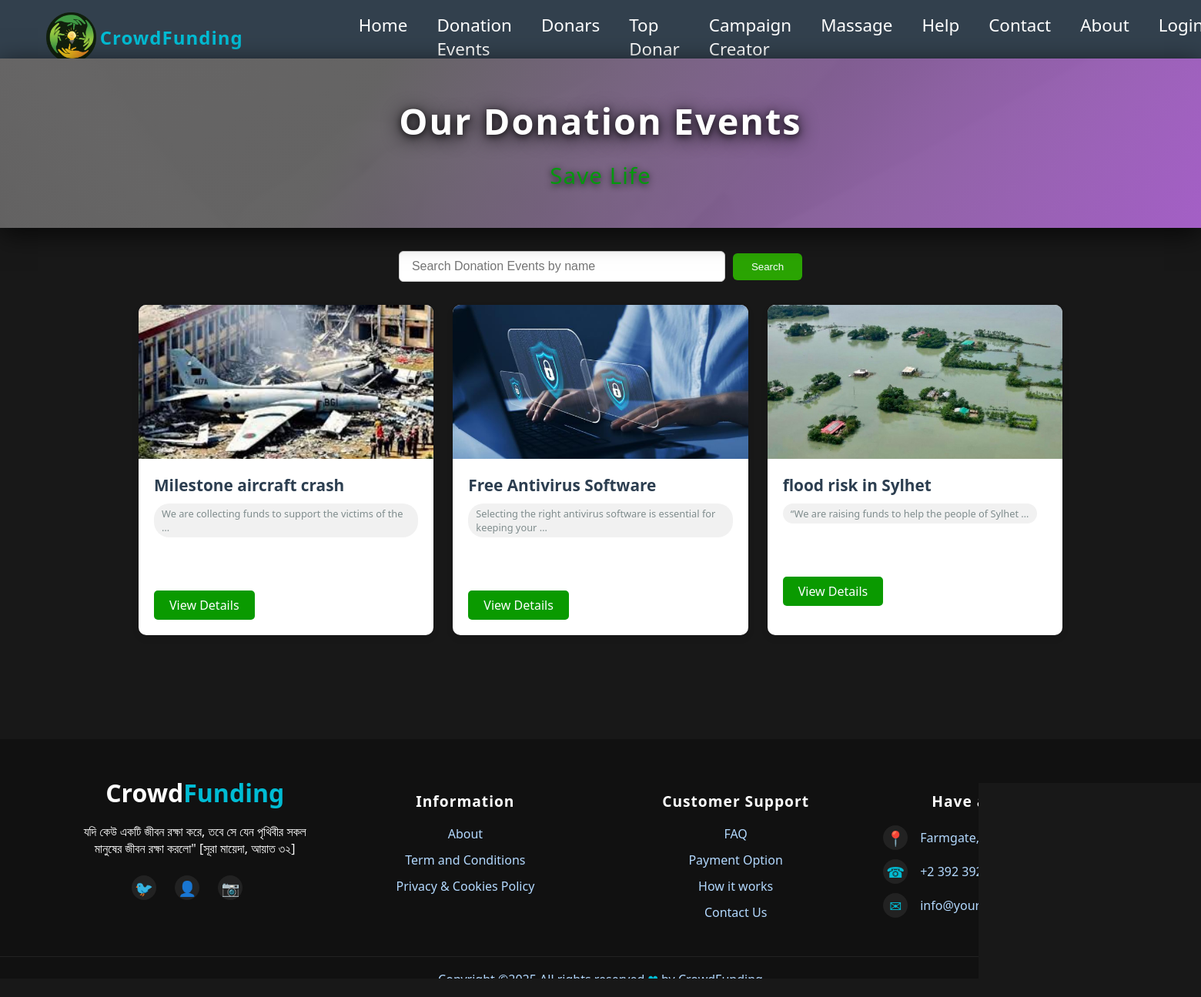
Screenshot of /events/ with the database file from the repository.
### myapp/models.py (models this page shows, shortened)
class event(models.Model):
    event_name = models.CharField(max_length=200)
    description = models.TextField(blank=True)
    Amount = models.DecimalField(max_digits=10, decimal_places=2)
    total_donated = models.DecimalField(max_digits=10, decimal_places=2, default=0)
    image = models.ImageField(upload_to="event_images/", blank=True, null=True)

### myapp/views.py (the view)
# urls.py: path("events/", myviews.event_list, name="all_events"),
def event_list(request):
    q = request.GET.get("q", "")
    if q:
        events = event.objects.filter(
            models.Q(event_name__icontains=q) | models.Q(description__icontains=q)
        )
    else:
        events = event.objects.all()
    context = {"events": events}
    return render(request, template_name="myapp/all_events.html", context=context)

### template/myapp/all_events.html (shortened to what this page needs)
{% extends 'base.html' %}
{% load static %}
{% block content %}
<div class="events-hero-bg">
    <img src="{% static 'IMG/istoc.jpg' %}" alt="event Background">
    <div style="position: relative; z-index: 3; width: 100%;">
        <h1 class="events-hero-title">Our Donation Events</h1>
        <div class="events-hero-desc"> Save Life </div>
    </div>
</div>
<div class="blog-container">
    <form method="get" action="" style="margin-bottom: 30px; display: flex; justify-content: center; align-items: center; gap: 10px;">
        <input type="text" name="q" placeholder="Search Donation Events by name " value="{{ request.GET.q|default:'' }}" style="padding: 10px 16px; border-radius: 6px; border: 1px solid #ccc; min-width: 390px; font-size: 1rem;">
        <button type="submit" style="padding: 10px 24px; border-radius: 6px; background: #2aa402ff; color: #fff; border: none; font-weight: 500; cursor: pointer;">Search</button>
    </form>
    <div class="eventd-container">
        {% for event in events %}
        <div class="blog-eventd">
            {% if event.image %}
            <div class="eventd-image-container">
                <img src="{{ event.image.url }}" alt="{{ event.event_name }}" class="eventd-image">
            </div>
            {% endif %}
            <div class="eventd-body">
                <h3 class="blog-title">{{ event.event_name }}</h3>
                <span class="blog-category">{{ event.description|truncatewords:10 }}</span>
                <p>Amount: Taka{{ event.Amount }}</p>
                <a href="{% url 'event_details' event.id %}" class="read-more-btn">View Details</a>
            </div>
        </div>
        {% empty %}
        <div>No events found.</div>
        {% endfor %}
    </div>
</div>
{% endblock content %}

### template/base.html (style rules this page uses)
body { font-family: 'Segoe UI', Arial, sans-serif; background: linear-gradient(120deg, #fff6f9 0%, #f8f8f8 100%); min-height: 100vh; color: #333; margin: 0; }

### template/myapp/all_events.html (style rules this page uses)
body { background: #181818; color: #fff; }
.events-hero-bg { position: relative; width: 100vw; min-height: 220px; background: #181818; display: flex; align-items: center; justify-content: center; overflow: hidden; margin-top: -60px; box-shadow: 0 8px 32px rgba(0,0,0,0.7); }
.events-hero-bg img { width: 100vw; max-width: 100%; min-height: 420px; object-fit: cover; display: block; margin: 0 auto; filter: grayscale(1) brightness(0.5) contrast(1.2); z-index: 1; position: absolute; top: 0; left: 0; }
.events-hero-title { position: relative; color: #fff; font-size: 3vw; font-family: 'Segoe UI', Arial, sans-serif; font-weight: 700; text-align: center; z-index: 3; letter-spacing: 2px; text-shadow: 0 4px 24px #000, 0 2px 8px rgba(0,0,0,0.7); margin-top: 0; margin-bottom: 0; }
.events-hero-desc { position: relative; color: #04980eff; font-size: 1.9vw; font-family: 'Segoe UI', Arial, sans-serif; font-weight: 400; z-index: 3; text-align: center; letter-spacing: 1px; text-shadow: 0 2px 8px #181818; margin-top: 18px; }
.blog-container { max-width: 1200px; margin: 30px auto; padding: 0 20px; font-family: 'Segoe UI', Tahoma, Geneva, Verdana, sans-serif; min-height: calc(100vh - 166px); display: flex; flex-direction: column; justify-content: flex-start; }
.eventd-container { display: grid; grid-template-columns: repeat(auto-fill, minmax(300px, 1fr)); gap: 25px; }
.blog-eventd { background: white; border-radius: 10px; overflow: hidden; box-shadow: 0 4px 8px rgba(0,0,0,0.1); transition: transform 0.3s ease, box-shadow 0.3s ease; }
.eventd-image-container { height: 200px; overflow: hidden; }
.eventd-image { width: 100%; height: 100%; object-fit: cover; transition: transform 0.5s ease; }
.eventd-body { padding: 20px; }
.blog-title { font-size: 1.3rem; margin: 0 0 10px 0; color: #2c3e50; }
.blog-category { display: inline-block; background: #f1f1f1; color: #7f8c8d; padding: 4px 10px; border-radius: 20px; font-size: 0.8rem; margin-bottom: 15px; }
.read-more-btn { display: inline-block; background: #0a9a00ff; color: white; padding: 8px 20px; border-radius: 5px; text-decoration: none; font-weight: 500; transition: background 0.3s ease; }

### rows the page displays
event: image (picture), event_name "Milestone aircraft crash", description "We are collecting funds to support the victims of the …"
event: image (picture), event_name "Free Antivirus Software", description "Selecting the right antivirus software is essential for keeping your …"
event: image (picture), event_name "flood risk in Sylhet", description "“We are raising funds to help the people of Sylhet …"
